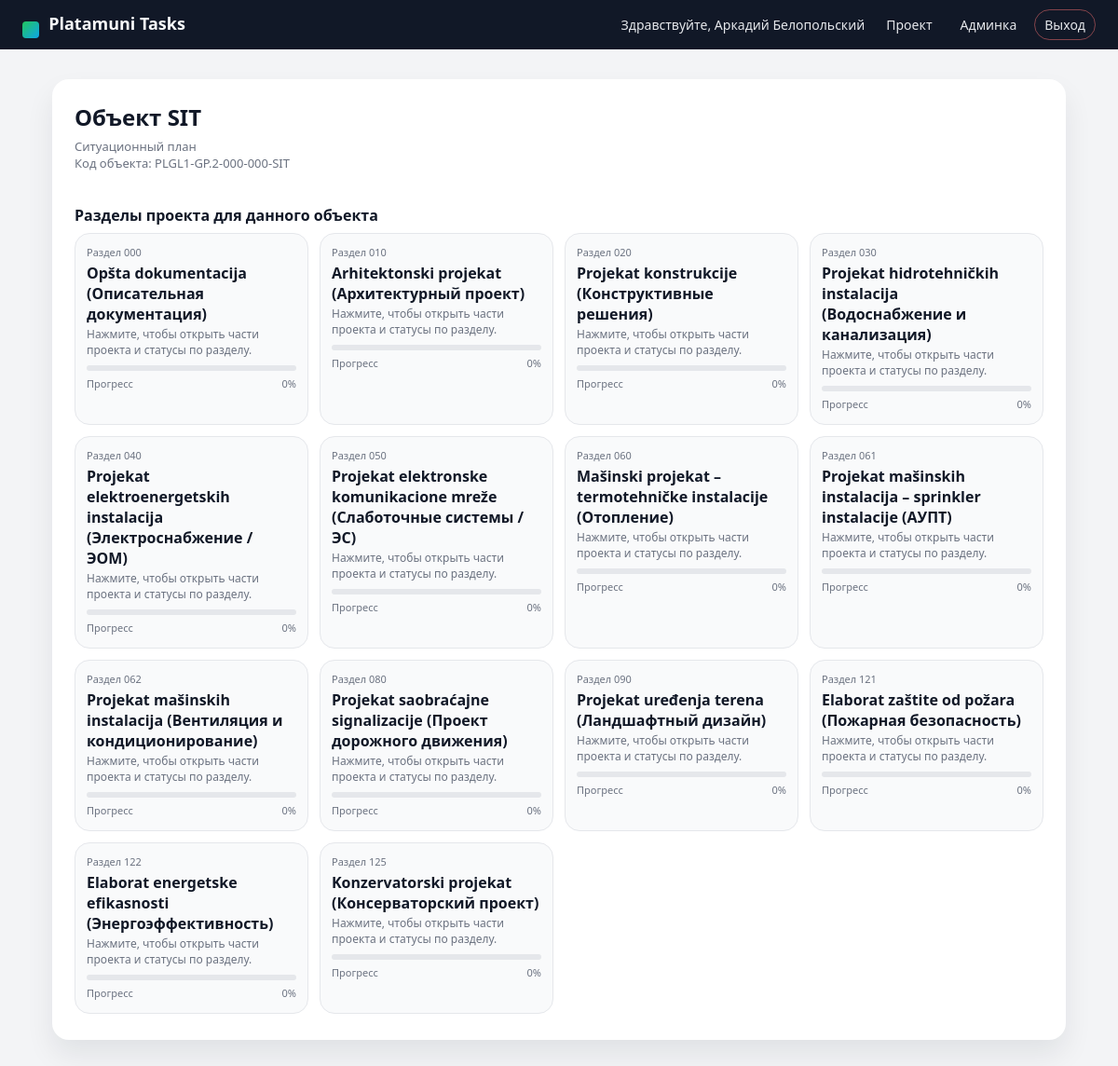
/objects/1 (signed in), run on the app's committed database.
### models.py (models this page shows)
class ProjectObject(db.Model):
    __tablename__ = "project_objects"
    id = db.Column(db.Integer, primary_key=True)
    code = db.Column(db.String(255), unique=True, nullable=False)
    short_name = db.Column(db.String(64), nullable=False)
    full_name = db.Column(db.String(255), nullable=False)
    created_at = db.Column(db.DateTime, default=datetime.utcnow, nullable=False)
    sections = db.relationship("ProjectSection", back_populates="object", lazy=True)

class ProjectSection(db.Model):
    __tablename__ = "project_sections"
    id = db.Column(db.Integer, primary_key=True)
    object_id = db.Column(db.Integer, db.ForeignKey("project_objects.id"), nullable=False)
    code = db.Column(db.String(8), nullable=False)
    name = db.Column(db.String(255), nullable=False)
    order_index = db.Column(db.Integer, nullable=False)
    created_at = db.Column(db.DateTime, default=datetime.utcnow, nullable=False)
    object = db.relationship("ProjectObject", back_populates="sections")
    parts = db.relationship("ProjectPart", back_populates="section", lazy=True)

### app.py (the view)
    @app.route("/objects/<int:object_id>")
    @login_required
    def object_detail(object_id: int):
        obj = ProjectObject.query.get_or_404(object_id)
        sections = (
            ProjectSection.query
            .filter_by(object_id=object_id)
            .order_by(ProjectSection.order_index)
            .all()
        )
        return render_template("object_detail.html", obj=obj, sections=sections)

### templates/object_detail.html (shortened to what this page needs)
{% extends "base.html" %}
{% block content %}
<div class="dashboard">
    <div class="dashboard-header">
        <div>
            <h1 class="dashboard-title">Объект {{ obj.short_name }}</h1>
            <p class="dashboard-subtitle">
                {{ obj.full_name }}<br>
                Код объекта: {{ obj.code }}
            </p>
        </div>
    </div>
    <div class="objects-section">
        <h2 class="section-title">Разделы проекта для данного объекта</h2>
        {% if sections and sections|length > 0 %}
            <div class="object-grid">
                {% for section in sections %}
                    <a class="object-card" href="{{ url_for('section_detail', section_id=section.id) }}">
                        <div class="object-code">
                            Раздел {{ section.code }}
                        </div>
                        <div class="object-name-main">
                            {{ section.name }}
                        </div>
                        <div class="object-name-sub">
                            Нажмите, чтобы открыть части проекта и статусы по разделу.
                        </div>
                        <div class="object-progress-bar">
                        </div>
                        <div class="object-meta-row">
                            <span class="object-meta-label">Прогресс</span>
                            <span class="object-meta-value">0%</span>
                        </div>
                    </a>
                {% endfor %}
            </div>
        {% endif %}
    </div>
</div>
{% endblock %}

### static/styles.css (style rules this page uses)
:root { --bg-body: #f3f4f6; --bg-header: #111827; --bg-card: #ffffff; --border-subtle: #e5e7eb; --text-main: #111827; --text-muted: #6b7280; --accent: #2563eb; --accent-soft: #dbeafe; --danger: #dc2626; --danger-soft: #fee2e2; --success: #16a34a; --success-soft: #dcfce7; --warn: #f97316; --warn-soft: #ffedd5; }
* { box-sizing: border-box; }
body { margin: 0; font-family: system-ui, -apple-system, BlinkMacSystemFont, "Segoe UI", sans-serif; background-color: var(--bg-body); color: var(--text-main); }
.dashboard { background-color: #ffffff; padding: 24px 24px 28px 24px; border-radius: 18px; box-shadow: 0 16px 30px rgba(15, 23, 42, 0.08); }
.dashboard-header { display: flex; justify-content: space-between; align-items: flex-start; gap: 16px; flex-wrap: wrap; }
.dashboard-title { margin-top: 0; margin-bottom: 6px; font-size: 24px; }
.dashboard-subtitle { margin-top: 0; margin-bottom: 12px; font-size: 13px; color: var(--text-muted); }
.objects-section { margin-top: 24px; }
.section-title { font-size: 16px; margin-top: 0; margin-bottom: 8px; }
.object-grid { display: grid; grid-template-columns: repeat(auto-fill, minmax(230px, 1fr)); gap: 12px; }
.object-card { display: block; padding: 12px 12px 14px 12px; border-radius: 16px; background-color: #f9fafb; border: 1px solid var(--border-subtle); text-decoration: none; color: inherit; transition: transform 0.08s ease, box-shadow 0.08s ease, border-color 0.08s ease; }
.object-code { font-size: 11px; color: var(--text-muted); }
.object-name-main { margin-top: 4px; font-size: 16px; font-weight: 600; }
.object-name-sub { margin-top: 2px; font-size: 12px; color: var(--text-muted); }
.object-progress-bar { margin-top: 8px; width: 100%; height: 6px; border-radius: 999px; background-color: #e5e7eb; overflow: hidden; }
.object-meta-row { margin-top: 6px; display: flex; justify-content: space-between; font-size: 11px; color: var(--text-muted); }

### data on the page
ProjectObject: short_name "SIT", full_name "Ситуационный план", code "PLGL1-GP.2-000-000-SIT"
ProjectSection: code "000", name "Opšta dokumentacija (Описательная документация)"
ProjectSection: code "010", name "Arhitektonski projekat (Архитектурный проект)"
ProjectSection: code "020", name "Projekat konstrukcije (Конструктивные решения)"
ProjectSection: code "030", name "Projekat hidrotehničkih instalacija (Водоснабжение и канализация)"
ProjectSection: code "040", name "Projekat elektroenergetskih instalacija (Электроснабжение / ЭОМ)"
ProjectSection: code "050", name "Projekat elektronske komunikacione mreže (Слаботочные системы / ЭС)"
ProjectSection: code "060", name "Mašinski projekat – termotehničke instalacije (Отопление)"
ProjectSection: code "061", name "Projekat mašinskih instalacija – sprinkler instalacije (АУПТ)"
ProjectSection: code "062", name "Projekat mašinskih instalacija (Вентиляция и кондиционирование)"
ProjectSection: code "080", name "Projekat saobraćajne signalizacije (Проект дорожного движения)"
ProjectSection: code "090", name "Projekat uređenja terena (Ландшафтный дизайн)"
ProjectSection: code "121", name "Elaborat zaštite od požara (Пожарная безопасность)"
ProjectSection: code "122", name "Elaborat energetske efikasnosti (Энергоэффективность)"
ProjectSection: code "125", name "Konzervatorski projekat (Консерваторский проект)"

### other printed values
{{ session.get('user_name') }} "Аркадий Белопольский"
